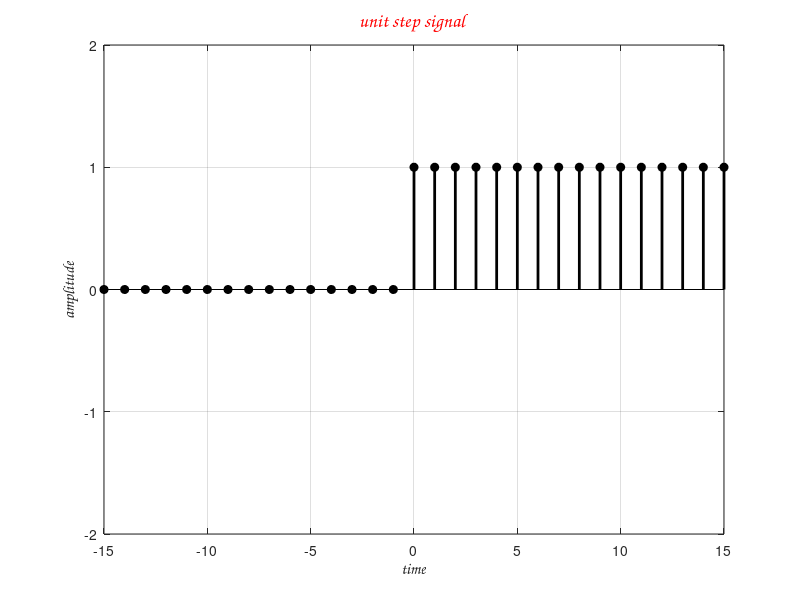

Write MATLAB code to recreate this figure.
clc;
clear;

n_x = -100:100;
% Create a unit step signal
unit_step(n_x>=0) = 1;

figure(4)
subplot(1,1,1)
stem(n_x,unit_step, 'black', 'filled', 'LineWidth', 2)
axis([-15, 15, -2, 2]);
grid on;
title('unit step signal', 'fontname', 'Comic Sans MS', 'color', 'red', 'fontsize', 14');
xlabel('time', 'fontname', 'Comic Sans MS', 'fontsize', 12);
ylabel('amplitude', 'fontname','Comic Sans MS', 'fontsize', 12);
